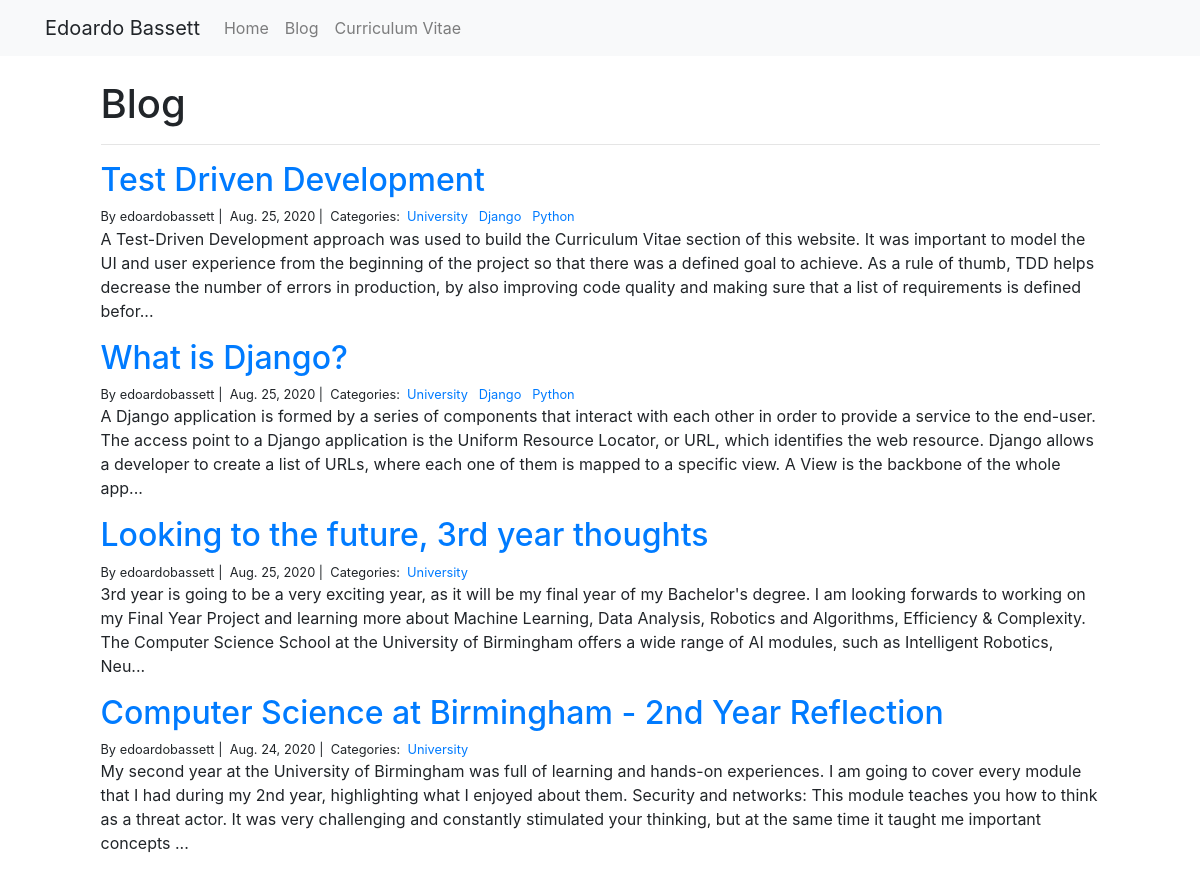
Screenshot of /blog/ with the database file from the repository.
### blog/models.py (models this page shows, shortened)
class Post(models.Model):
    title = models.CharField(max_length=200, unique=True)
    slug = models.SlugField(max_length=200, unique=True)
    author = models.ForeignKey(User, on_delete= models.CASCADE,related_name='posts')
    updated_on = models.DateTimeField(auto_now= True)
    content = models.TextField()
    created_on = models.DateTimeField(auto_now_add=True)
    categories = models.ManyToManyField('Category', related_name='posts')
    class Meta:
        ordering = ['-created_on']

class Category(models.Model):
    name = models.CharField(max_length=20)

### blog/views.py (the view)
# urls.py: path('', views.PostList.as_view(), name='home'),
class PostList(generic.ListView):
    queryset = Post.objects.all().order_by('-created_on')
    template_name = 'blog_index.html'

### blog/templates/blog_index.html
{% extends "base.html" %}
{% block page_content %}
<div class="mx-auto mt-4" style="width: 90%;">
    <h1>Blog</h1>
    <hr>
    {% for post in post_list %}
    <h2><a href="{% url 'blog_detail' post.slug %}">{{ post.title }}</a></h2>
    <small>
        By {{ post.author }} |&nbsp; {{ post.created_on.date }} |&nbsp;
        Categories:&nbsp;
        {% for category in post.categories.all %}
        <a href="{% url 'blog_category' category.name %}">
            {{ category.name }}
        </a>&nbsp;
        {% endfor %}
    </small>
    <p>{{ post.content | slice:":400" }}...</p>
    {% endfor %}
</div>
{% endblock %}

### templates/base.html (shortened to what this page needs)
{% load static %}
<html lang="en">
<head>
    <link rel="stylesheet" href="https://stackpath.bootstrapcdn.com/bootstrap/4.1.3/css/bootstrap.min.css">
    <link rel="stylesheet" href="{% static 'css/freelancer.min.css' %}">
    <link rel="stylesheet" href="{% static 'css/custom.css' %}">
</head>
<body>
    <nav class="navbar navbar-expand-lg navbar-light bg-light">
        <div class="container">
            <a class="navbar-brand" >Edoardo Bassett</a>
            <div class="collapse navbar-collapse" id="navbarSupportedContent">
              <ul class="navbar-nav mr-auto">
                <li class="nav-item">
                  <a class="nav-link" href="/">Home</a>
                </li>
                <li class="nav-item">
                  <a class="nav-link" href="/blog">Blog</a>
                </li>
                <li class="nav-item">
                  <a class="nav-link" href="/cv">Curriculum Vitae</a>
                </li>
              </ul>
            </div>
        </div>
    </nav>
</body>
<div class="container">
    {% block page_content %}{% endblock %}
</div>

### rows the page displays
Post: title "Test Driven Development", author "edoardobassett", created_on "Aug. 25, 2020", content "A Test-Driven Development approach was used to build the Curriculum Vitae section of this website. It was important to model the UI and user experience from the beginning of the project so that there was a defined goal to achieve. As a rule of thumb, TDD helps decrease the number of errors in production, by also improving code quality and making sure that a list of requirements is defined befor"
Category: name "University"
Category: name "Django"
Category: name "Python"
Post: title "What is Django?", author "edoardobassett", created_on "Aug. 25, 2020", content "A Django application is formed by a series of components that interact with each other in order to provide a service to the end-user. The access point to a Django application is the Uniform Resource Locator, or URL, which identifies the web resource. Django allows a developer to create a list of URLs, where each one of them is mapped to a specific view. A View is the backbone of the whole app"
Post: title "Looking to the future, 3rd year thoughts", author "edoardobassett", created_on "Aug. 25, 2020", content "3rd year is going to be a very exciting year, as it will be my final year of my Bachelor's degree. I am looking forwards to working on my Final Year Project and learning more about Machine Learning, Data Analysis, Robotics and Algorithms, Efficiency & Complexity. The Computer Science School at the University of Birmingham offers a wide range of AI modules, such as Intelligent Robotics, Neu"
Post: title "Computer Science at Birmingham - 2nd Year Reflection", author "edoardobassett", created_on "Aug. 24, 2020", content "My second year at the University of Birmingham was full of learning and hands-on experiences. I am going to cover every module that I had during my 2nd year, highlighting what I enjoyed about them. Security and networks: This module teaches you how to think as a threat actor. It was very challenging and constantly stimulated your thinking, but at the same time it taught me important concepts"
